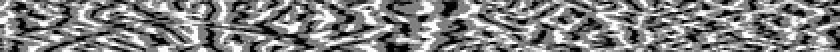
%> input picture gabor_temp/001_005.jpg, 420 x 26 px, shrunk from 1024 x 64 before the run (shown 2 times larger); its folder holds 4 pictures in this run
$ octave matching.m   (GNU Octave 9; MATLAB toolbox functions it lacks are replaced by stand-ins)
%> lines starting %> are read from the running program, lines starting %| are printed output that depends on the picture; in (x1, y1, x2, y2) boxes, pixels count from 0 and x2, y2 are one past the last pixel; in counts of white or black regions, pixels touching at a corner belong together; the program's own positions count from 1
### Function/Log_Gabor_Templates/Matching/gethammingdistance.m
% gethammingdistance - returns the Hamming Distance between two iris templates
% incorporates noise masks, so noise bits are not used for
% calculating the HD
%
% Usage:
% [template, mask] = createiristemplate(eyeimage_filename)
%
% Arguments:
%	template1       - first template
%   mask1           - corresponding noise mask
%   template2       - second template
%   mask2           - corresponding noise mask
%   scales          - the number of filters used to encode the templates,
%                     needed for shifting.
%
% Output:
%   hd              - the Hamming distance as a ratio
%
% Author:
% Libor Masek
% masekl01@csse.uwa.edu.au
% School of Computer Science & Software Engineering
% The University of Western Australia
% November 2003


function hd = gethammingdistance(template1, mask1, template2, mask2, scales)

template1 = logical(template1);
mask1 = logical(mask1);

template2 = logical(template2);
mask2 = logical(mask2);

hd = NaN;

% shift template left and right, use the lowest Hamming distance
for shifts=-10:10

    template1s = shiftbits(template1, shifts,scales);
    mask1s = shiftbits(mask1, shifts,scales);


    mask = mask1s | mask2;

    nummaskbits = sum(sum(mask == 1));

    totalbits = (size(template1s,1)*size(template1s,2)) - nummaskbits;

    C = xor(template1s,template2);

    C = C & ~mask;
    bitsdiff = sum(sum(C==1));

    if totalbits == 0

        hd = NaN;

    else

        hd1 = bitsdiff / totalbits;


        if  hd1 < hd || isnan(hd)

            hd = hd1;

        end


    end

end

### Function/Log_Gabor_Templates/Matching/shiftbits.m
% shiftbits - function to shift the bit-wise iris patterns in order to provide the best match
% each shift is by two bit values and left to right, since one pixel value in the
% normalised iris pattern gives two bit values in the template
% also takes into account the number of scales used
%
% Usage:
% [template, mask] = createiristemplate(eyeimage_filename)
%
% Arguments:
%	template        - the template to shift
%   noshifts        - number of shifts to perform to the right, a negative
%                     value results in shifting to the left
%   nscales         - number of filters used for encoding, needed to
%                     determine how many bits to move in a shift
%
% Output:
%   templatenew     - the shifted template
%
% Author:
% Libor Masek
% masekl01@csse.uwa.edu.au
% School of Computer Science & Software Engineering
% The University of Western Australia
% November 2003

function templatenew = shiftbits(template, noshifts,nscales)

templatenew = zeros(size(template));

width = size(template,2);
s = round(2*nscales*abs(noshifts));
p = round(width-s);

if noshifts == 0
    templatenew = template;

    % if noshifts is negatite then shift towards the left
elseif noshifts < 0

    x=1:p;

    templatenew(:,x) = template(:,s+x);

    x=(p + 1):width;

    templatenew(:,x) = template(:,x-p);

else

    x=(s+1):width;

    templatenew(:,x) = template(:,x-s);

    x=1:s;

    templatenew(:,x) = template(:,p+x);

end

### matching.m
clc, clear, close all;
pathfunc = 'Function/Log_Gabor_Templates';
addpath(genpath(pathfunc));
disp('Start generating log garbor templates and masks');
temp_dir = 'gabor_temp/';
mask_dir_g = 'gabor_mask/';
mkdir(temp_dir);
mkdir(mask_dir_g);
in_dir = 'unwrap_en/';
mask_dir = 'mask/';
im = dir([in_dir,'*.jpg']);
for sbj = 1:numel(im)
    image = imread([in_dir, im(sbj).name]);
    mask = imread([mask_dir, im(sbj).name]);
    [template, mask] = encode(image, mask, 1, 22, 1, 0.55);
    imwrite(template, [temp_dir, im(sbj).name]);
    imwrite(mask, [mask_dir_g, im(sbj).name]);
end

in_dir = 'gabor_temp/';   % path of normalized iris images
mask_dir= 'gabor_mask/';
g_score = [];
g_count = 0;
i_score = [];
i_count =0;

disp('Start matching templates');
imtemp = dir([in_dir, '*.jpg']);
for i = 1: (numel(imtemp)-1)
        im1 = imread([in_dir, imtemp(i).name])/255;
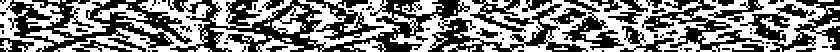
%> im1: size 26x420 uint8 (shown 2 times larger); values 0 (black) and 1 (white), 50.8% white; black in thin lines or dots
        im1mask = imread([mask_dir, imtemp(i).name]);
%> im1mask is the input picture: size 26x420 uint8; min 0, max 255, mean 128.7
        label1 = str2double(strtok(imtemp(i).name,'_'));
        disp(sprintf('%d/%d completed', i,numel(imtemp)));
        for j = (i+1):numel(imtemp)
            im2 = imread([in_dir,imtemp(j).name]);
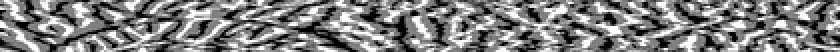
%> input picture gabor_temp/002_004.jpg, 420 x 26 px, shrunk from 1024 x 64 before the run (shown 2 times larger)
%> im2 is the input picture: size 26x420 uint8; min 0, max 255, mean 127.3
            im2mask = zeros(size(im2));
            label2 = str2double(strtok(imtemp(j).name,'_'));
            tmp_score = gethammingdistance(im1, im1mask, im2, im2mask, 1);
%> in gethammingdistance, `mask1 = logical(mask1);`:
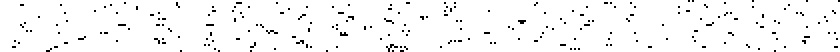
%> mask1: size 26x420 logical (shown 2 times larger); 96.8% white; black in thin lines or dots
%> in gethammingdistance, `template2 = logical(template2);`:
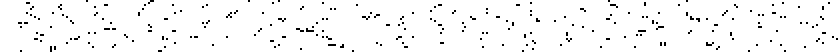
%> template2: size 26x420 logical (shown 2 times larger); 96.8% white; black in thin lines or dots
%> the loop in gethammingdistance, `for shifts=-10:10` made 21 passes
%> (bitsdiff, hd1, hd) on passes 1, 6, 8, 10: (335, 0.971, 0.971), (330, 0.957, 0.957), (328, 0.951, 0.951), (324, 0.939, 0.939)
%> (bitsdiff, hd1) on passes 2, 3, 4, 5, 7, 9: (338, 0.98), (338, 0.98), (336, 0.974), (340, 0.986), (333, 0.965), (335, 0.971)
%> pass 1, in gethammingdistance, `template1s = shiftbits(template1, shifts,scales);`:
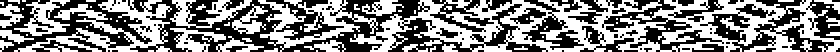
%> template1s: size 26x420 double (shown 2 times larger); values 0 (black) and 1 (white), 50.8% white; black in thin lines or dots
%> pass 1, in gethammingdistance, `mask1s = shiftbits(mask1, shifts,scales);`:
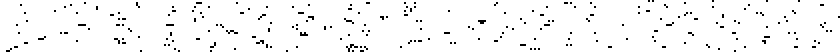
%> mask1s: size 26x420 double (shown 2 times larger); values 0 (black) and 1 (white), 96.8% white; black in thin lines or dots
%> pass 1, in gethammingdistance, `C = xor(template1s,template2);`:
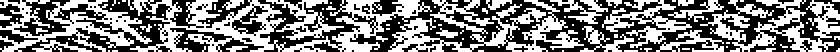
%> C: size 26x420 logical (shown 2 times larger); 49.1% white in thin lines or dots
%> tmp_score = 0.939
            if label1 ==label2
                g_score=[g_score, tmp_score];
                g_count= g_count +1;
            else
                i_score=[i_score, tmp_score];
%> i_score = 0.939
                i_count= i_count +1;
            end

        end % end of sample
end % end of class
%> pass 2 of the loop `for i = 1: (numel(imtemp)-1)`:
%> `im1 = imread([in_dir, imtemp(i).name])/255;`:
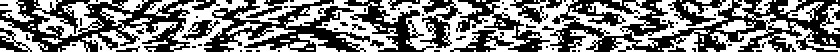
%> im1: size 26x420 uint8 (shown 2 times larger); values 0 (black) and 1 (white), 49.9% white; 75 white regions (55 under 20 px), largest, box (x1, y1, x2, y2) and area: (189, 0, 366, 26) 2006, (142, 0, 199, 26) 500, (84, 0, 124, 26) 416
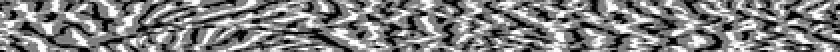
%> input picture gabor_temp/002_006.jpg, 420 x 26 px, shrunk from 1024 x 64 before the run (shown 2 times larger)
%> im2 is the input picture: size 26x420 uint8; min 0, max 255, mean 127.4
%> template2: size 26x420 logical; 96.9% white; black in thin lines or dots
%> the loop in gethammingdistance (call 2), `for shifts=-10:10` made 21 passes
%> (bitsdiff, hd1, hd) on passes 1, 2, 13: (339, 0.974, 0.974), (329, 0.945, 0.945), (317, 0.911, 0.911)
%> pass 1, in gethammingdistance (call 2), `C = xor(template1s,template2);`:
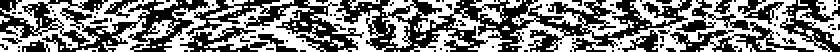
%> C: size 26x420 logical (shown 2 times larger); 50% white; black in thin lines or dots
%> tmp_score = 0.911
%> pass 3 of the loop `for i = 1: (numel(imtemp)-1)`:
%> `im1 = imread([in_dir, imtemp(i).name])/255;`:
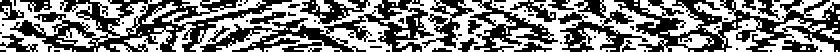
%> im1: size 26x420 uint8 (shown 2 times larger); values 0 (black) and 1 (white), 50.6% white; black in thin lines or dots
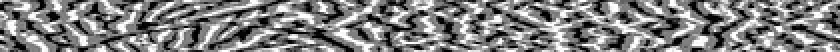
%> input picture gabor_temp/002_007.jpg, 420 x 26 px, shrunk from 1024 x 64 before the run (shown 2 times larger)
%> im2 is the input picture: size 26x420 uint8; min 0, max 255, mean 127.6
%> template2: size 26x420 logical; 96.8% white; black in thin lines or dots
%> the loop in gethammingdistance (call 3), `for shifts=-10:10` made 21 passes
%> (bitsdiff, hd1, hd) on passes 1, 11: (320, 0.947, 0.947), (289, 0.855, 0.855)
%> pass 1, in gethammingdistance (call 3), `C = xor(template1s,template2);`:
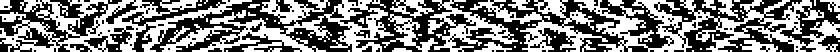
%> C: size 26x420 logical (shown 2 times larger); 49.3% white in thin lines or dots
%> tmp_score = 0.855
disp('Done')
%> (the run ends here)
